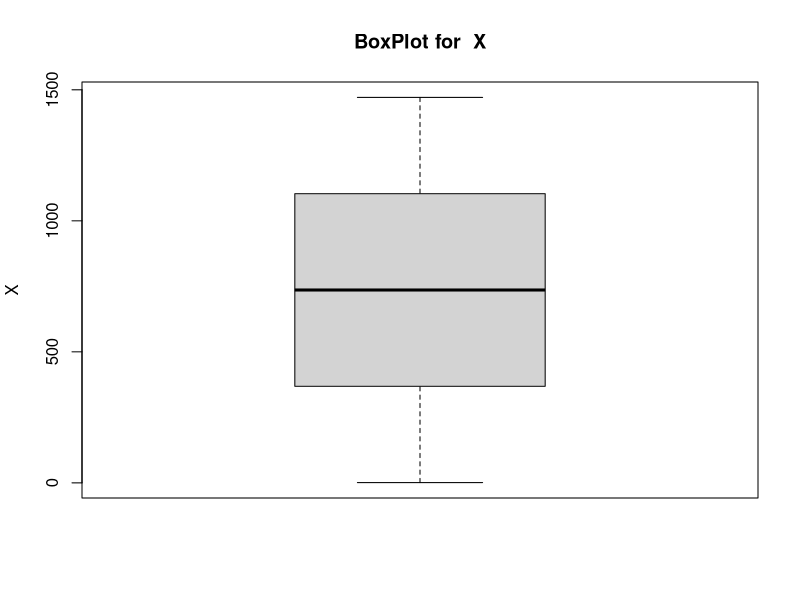
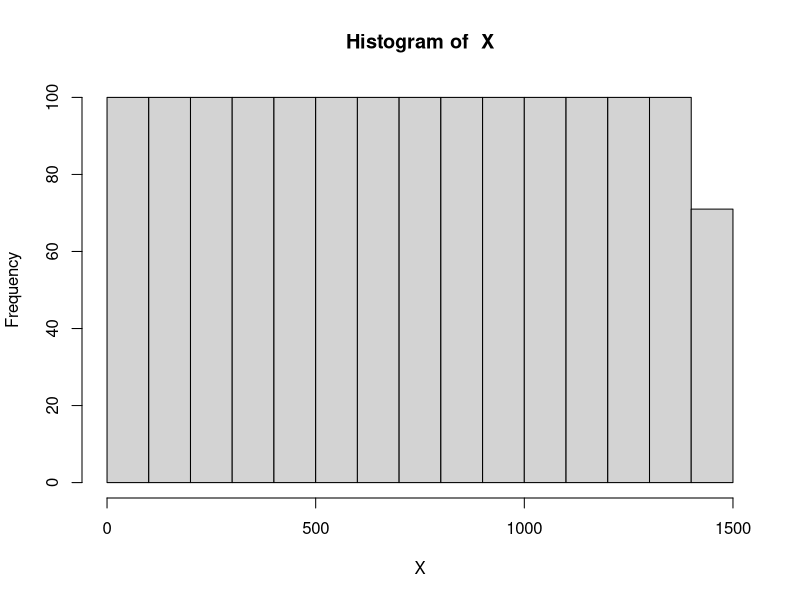
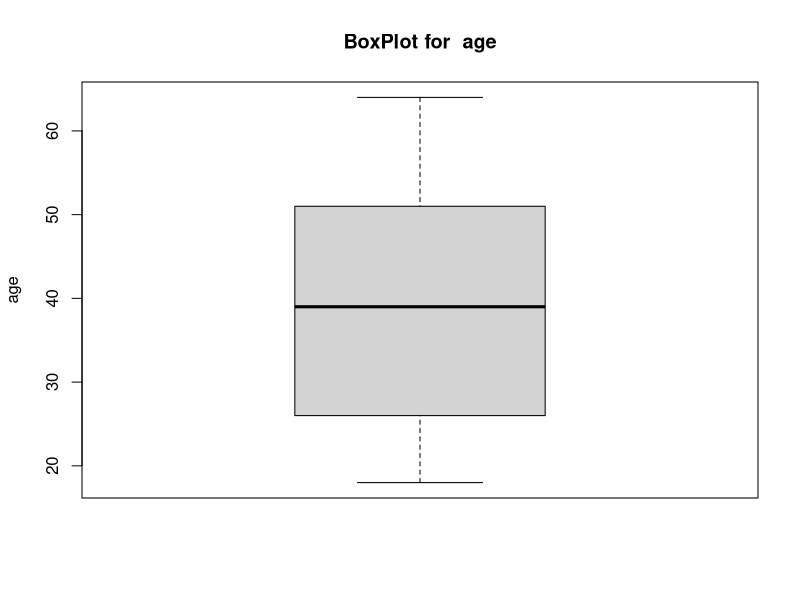
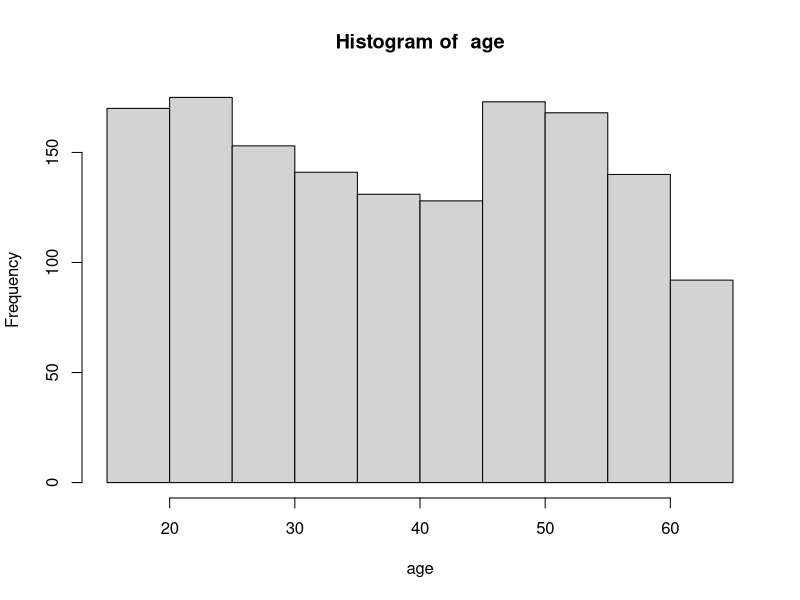
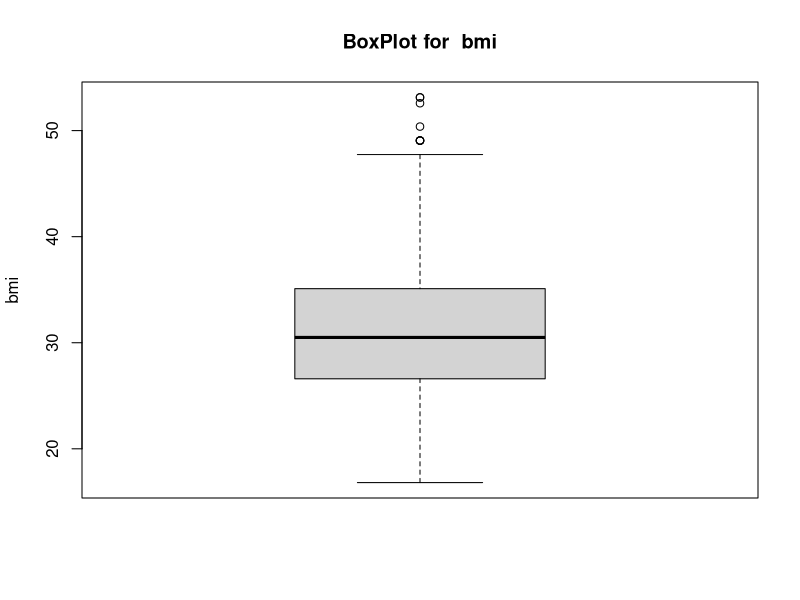
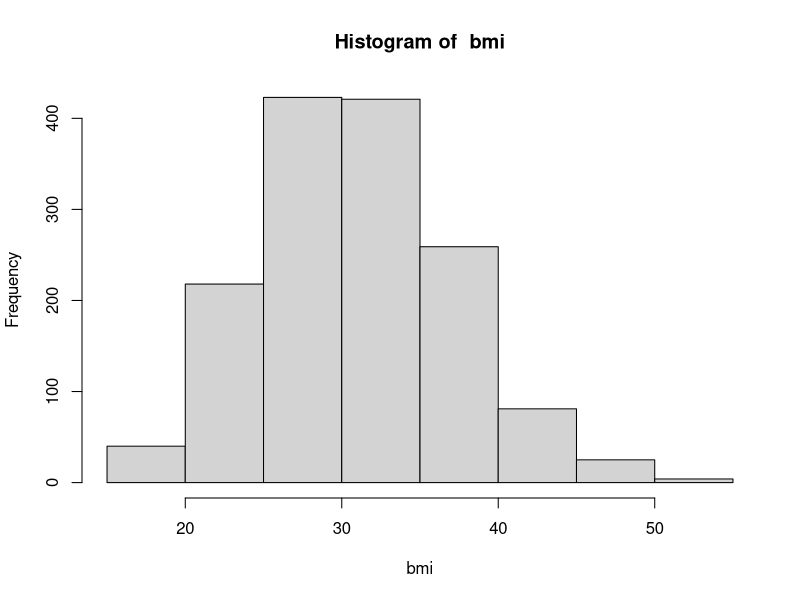
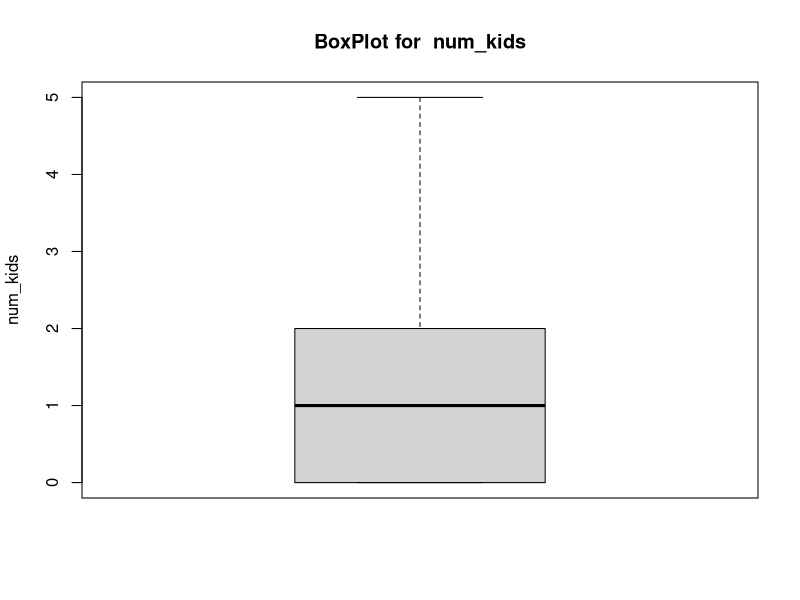
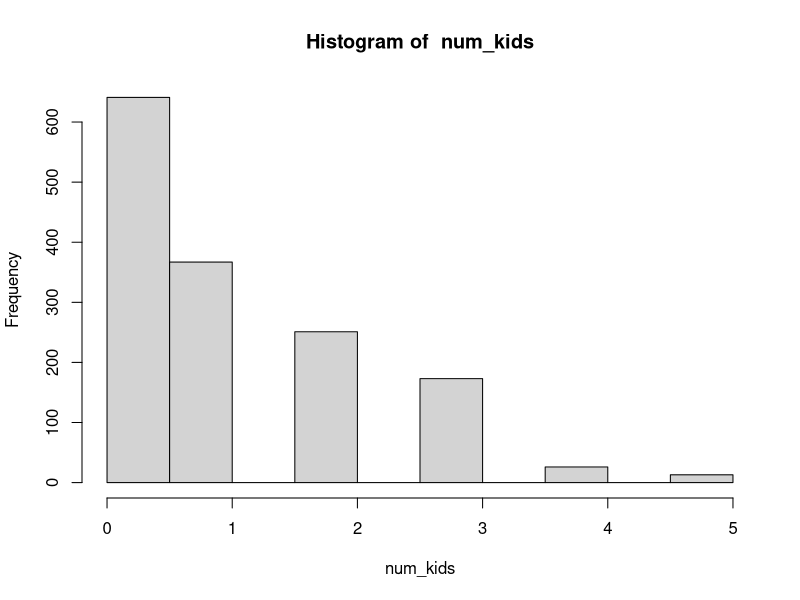

These figures' R source, in order:
get_mode = function(dataSet){
  uniqueItems <- unique(dataSet)
  uniqueItems[which.max(tabulate(match(dataSet, uniqueItems)))]
}

my_function = function(dataSet, parameter){
  
  # Iterating through each column
  for(column_name in colnames(dataSet)){
    
    if(column_name == "X1"){
      next    
    }
    data_column = dataSet[[column_name]]
    
    # Calculating number of missing values for the current column
    no_of_missing_values = sum(is.na(data_column))
   
    # Checking for quantitative variables
    if(is.numeric(data_column) == TRUE){
      cat(column_name," is quantitative \n")
      cat("Number of missing values", no_of_missing_values, "\n")
      
      if(no_of_missing_values > 0){
        
        # Calculating the mean in order to replace missing values
        mean_value = mean(data_column, na.rm = TRUE)
        dataSet[[column_name]][is.na(dataSet[[column_name]])] =  mean_value
      }
    
     outLiers =  boxplot(dataSet[[column_name]], ylab = column_name, main = paste("BoxPlot for ", column_name))$out
    
     hist(dataSet[[column_name]], main=paste("Histogram of ",column_name), xlab = column_name)
     cat("Outliers", outLiers, "\n\n\n")
     
    } 
    
    # Qualititative variables
    else{
      cat(column_name," is qualititative \n")
      cat("Number of missing values", no_of_missing_values, "\n\n\n")
      
      if(no_of_missing_values > 0){
        
        # Calculating mode inorder to replace missing values
        mode_value = get_mode(data_column)
        dataSet[[column_name]][is.na(dataSet[[column_name]])] =  mode_value
      }
    }
    
  }
  
   min_model = lm(premium ~ 1, data = dataSet)
   my_model = step(min_model, direction = "forward", scope = (~age + gender + bmi + num_kids + smoking_status + district))
   summary(my_model)
}

setwd("/Users/namilap/Documents/Msc/DataAnalysis/CourseWork")
insuranceDataDup = read.csv("insuranceDataDup.csv", header = TRUE)
#head(SLPopulation)
my_function(insuranceDataDup, "")



